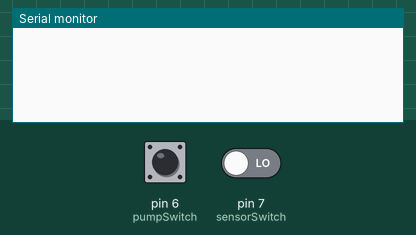
Simulated run of this sketch. Board: Arduino Uno, built with avr-gcc and run on an emulated ATmega328P. Shown: the last lines printed to the serial monitor. The inputs (shaded band) are chosen by the test bench; at power-on: pin 6 (pumpSwitch) LOW, pin 7 (sensorSwitch) LOW.

Above: at 1.2 s.
1.3 s: pin 6 (pumpSwitch) pulled HIGH for 0.15 s
At 2.0 s:
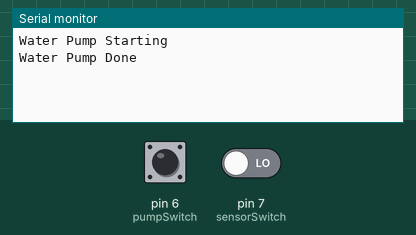
2.9 s: pin 7 (sensorSwitch) driven HIGH
At 3.7 s:
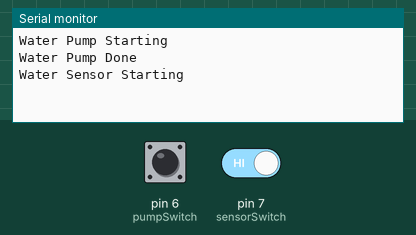

The sketch:

arduino.ino
```cpp
// NodeMCU -> Arduino digital
int sensorSwitch= 7; // Grey h/s dupont jumper
int pumpSwitch= 6;   // White/White s/s h/h dupont jumper

// Water Sensor
int sensorPower= 5; // Orange h/s dupont jumper
boolean doSense= false;

// Water Pump
int pumpPower= 10; // Black h/h small
boolean doPump= false;

void setup() {
  Serial.begin(9600);
  // NodeMCU -> Arduino
  pinMode(sensorSwitch, INPUT);
  pinMode(pumpSwitch, INPUT);

  // Water Sensor / Water Pump
  pinMode(sensorPower, OUTPUT);
  pinMode(pumpPower, OUTPUT);
}

void loop() {
  if(digitalRead(sensorSwitch) == 1){
    shouldSense();
    waterSensor();
  } else {
    digitalWrite(sensorPower, LOW); // make sure sensor is turned off.
  };
  if(digitalRead(pumpSwitch) == 1){
    shouldPump();
    waterPump();
  } else {
    digitalWrite(pumpPower, LOW); // make sure pump is turned off.
  };

}


void waterSensor(){
  Serial.println("Water Sensor Starting");
  while(doSense){
    digitalWrite(sensorPower, HIGH);
    shouldSense();
  };
  digitalWrite(sensorPower, LOW);
}

void waterPump(){
  Serial.println("Water Pump Starting");
  while(doPump){
    digitalWrite(pumpPower, HIGH);
    shouldPump();
  };
  digitalWrite(pumpPower, LOW);
  Serial.println("Water Pump Done");
}

void shouldSense(){
  if(digitalRead(sensorSwitch) == 1){
    doSense= true;
  } else {
    doSense= false;
  };
}

void shouldPump(){
  if(digitalRead(pumpSwitch) == 1){
    doPump = true;
  } else {
    doPump = false;
  }
}
```

Measured:
- after the input at 1.3 s, the serial monitor: prints a new line at once (image 1)
- after the input at 2.9 s, the serial monitor: prints a new line at once (image 2)
